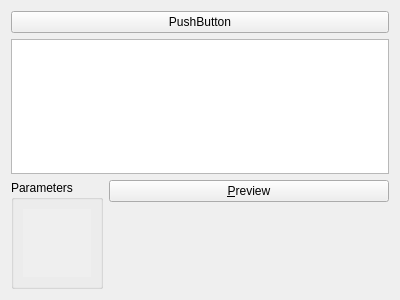
<?xml version="1.0" encoding="UTF-8"?>
<ui version="4.0">
 <class>QuatschPresetEditor</class>
 <widget class="QWidget" name="QuatschPresetEditor">
  <property name="geometry">
   <rect>
    <x>0</x>
    <y>0</y>
    <width>400</width>
    <height>300</height>
   </rect>
  </property>
  <property name="windowTitle">
   <string>Form</string>
  </property>
  <layout class="QVBoxLayout" name="verticalLayout" stretch="0,0,1">
   <item>
    <widget class="QPushButton" name="showPreprocessedCode">
     <property name="text">
      <string>PushButton</string>
     </property>
    </widget>
   </item>
   <item>
    <widget class="QTextEdit" name="preprocessedCode">
     <property name="readOnly">
      <bool>true</bool>
     </property>
    </widget>
   </item>
   <item>
    <layout class="QHBoxLayout" name="horizontalLayout" stretch="0,1">
     <item>
      <widget class="QGroupBox" name="groupBox">
       <property name="title">
        <string>Parameters</string>
       </property>
       <layout class="QVBoxLayout" name="verticalLayout_3">
        <item>
         <widget class="QScrollArea" name="scrollArea">
          <property name="frameShape">
           <enum>QFrame::NoFrame</enum>
          </property>
          <property name="widgetResizable">
           <bool>true</bool>
          </property>
          <widget class="QWidget" name="scrollAreaWidgetContents">
           <property name="geometry">
            <rect>
             <x>0</x>
             <y>0</y>
             <width>57</width>
             <height>57</height>
            </rect>
           </property>
          </widget>
         </widget>
        </item>
       </layout>
      </widget>
     </item>
     <item>
      <layout class="QVBoxLayout" name="verticalLayout_2">
       <item>
        <widget class="QPushButton" name="showPreview">
         <property name="text">
          <string>&amp;Preview</string>
         </property>
        </widget>
       </item>
       <item>
        <widget class="QuatschPreview" name="preview" native="true"/>
       </item>
      </layout>
     </item>
    </layout>
   </item>
  </layout>
 </widget>
 <customwidgets>
  <customwidget>
   <class>QuatschPreview</class>
   <extends>QWidget</extends>
   <header>quatschpreview.hh</header>
   <container>1</container>
  </customwidget>
 </customwidgets>
 <resources/>
 <connections/>
</ui>
